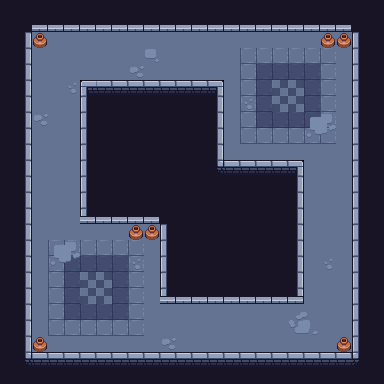

The image is a tile-based game level rendered from a .tmx file. Its description and source (layers, tilesets, objects; grid data summarised) follow:
An orthogonal 24x24 tile map with 16x16 px tiles, 3 tile layers (background, details, foreground) and 40 objects (27x enemy, player).

<map version="1.10" tiledversion="1.11.2" orientation="orthogonal" renderorder="right-down" width="24" height="24" tilewidth="16" tileheight="16" infinite="0" nextlayerid="8" nextobjectid="44">
 <tileset firstgid="1" source="term-project.tsx" />
 <layer id="1" name="background" width="24" height="24">
  <data>[576 cells, 576 non-empty, 12 distinct tile ids]</data>
 </layer>
 <layer id="3" name="details" width="24" height="24">
  <data>[576 cells, 61 non-empty, 14 distinct tile ids]</data>
 </layer>
 <layer id="2" name="foreground" width="24" height="24">
  <data>[576 cells, 0 non-empty, 0 distinct tile ids]</data>
 </layer>
 <objectgroup id="4" name="objects">
  <object id="1" x="32" y="32">
   <polygon points="0,0 320,0 320,-16 0,-16" />
  </object>
  <object id="2" x="352" y="16">
   <polygon points="0,0 0,352 16,352 16,0" />
  </object>
  <object id="3" x="32" y="368">
   <polygon points="0,0 -16,0 -16,-352 0,-352" />
  </object>
  <object id="4" x="32" y="352">
   <polygon points="0,0 0,16 320,16 320,0" />
  </object>
  <object id="10" x="96" y="80">
   <polygon points="0,0 0,16 112,16 112,0" />
  </object>
  <object id="11" x="96" y="208">
   <polygon points="0,0 64,0 64,16 0,16" />
  </object>
  <object id="12" x="96" y="224">
   <polygon points="0,0 -16,0 -16,-144 0,-144" />
  </object>
  <object id="13" x="208" y="80">
   <polygon points="0,0 0,96 16,96 16,0" />
  </object>
  <object id="14" x="224" y="160">
   <polygon points="0,0 0,16 64,16 64,0" />
  </object>
  <object id="15" x="288" y="160">
   <polygon points="0,0 0,144 16,144 16,0" />
  </object>
  <object id="16" x="160" y="208">
   <polygon points="0,0 16,0 16,96 0,96" />
  </object>
  <object id="17" x="176" y="288">
   <polygon points="0,0 0,16 112,16 112,0" />
  </object>
  <object id="5" name="player" x="288" y="64" width="16" height="16" />
  <object id="9" name="enemy" x="48" y="48" width="16" height="16" />
  <object id="18" name="enemy" x="240" y="128" width="16" height="16" />
  <object id="19" name="enemy" x="304" y="112" width="16" height="16" />
  <object id="20" name="enemy" x="320" y="208" width="16" height="16" />
  <object id="21" name="enemy" x="320" y="272" width="16" height="16" />
  <object id="22" name="enemy" x="320" y="320" width="16" height="16" />
  <object id="23" name="enemy" x="288" y="336" width="16" height="16" />
  <object id="24" name="enemy" x="336" y="160" width="16" height="16" />
  <object id="25" name="enemy" x="224" y="80" width="16" height="16" />
  <object id="26" name="enemy" x="192" y="32" width="16" height="16" />
  <object id="27" name="enemy" x="144" y="48" width="16" height="16" />
  <object id="28" name="enemy" x="96.139" y="48.8407" width="15.861" height="15.1593" />
  <object id="29" name="enemy" x="32" y="80" width="16" height="16" />
  <object id="30" name="enemy" x="48" y="144" width="16" height="16" />
  <object id="31" name="enemy" x="64" y="176" width="16" height="16" />
  <object id="32" name="enemy" x="32" y="224" width="16" height="16" />
  <object id="33" name="enemy" x="80" y="240" width="16" height="16" />
  <object id="34" name="enemy" x="128" y="240" width="16" height="16" />
  <object id="35" name="enemy" x="128" y="304" width="16" height="16" />
  <object id="36" name="enemy" x="96" y="288" width="16" height="16" />
  <object id="37" name="enemy" x="48" y="272" width="16" height="16" />
  <object id="38" name="enemy" x="64" y="320" width="16" height="16" />
  <object id="39" name="enemy" x="176" y="336" width="16" height="16" />
  <object id="40" name="enemy" x="224" y="320" width="16" height="16" />
  <object id="41" name="enemy" x="64" y="112" width="16" height="16" />
  <object id="42" name="enemy" x="336" y="32" width="16" height="16" />
  <object id="43" name="enemy" x="256" y="32" width="16" height="16" />
 </objectgroup>
 <objectgroup id="5" name="player" />
 <objectgroup id="6" name="flyingenemy" />
</map>
